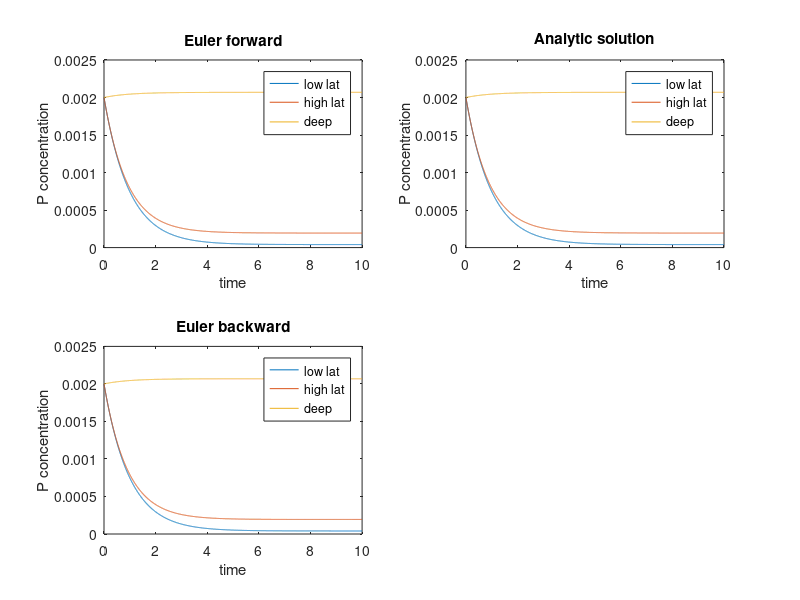

MATLAB code to generate this figure:
%% week10_exercise.m 

% PO4 box model

% clean first
clear all;
close all; 

% 1. set up model parameter
H = 4000;  % full ocean depth, m
R = 6.3e6; % radius of the Earth, m
Area = 4*pi*R^2*0.8; % total surface area, m2
fL = 0.8;  % fraction of low lat ocean
V(1) = Area*fL*100; % surface low lat ocean vol, m3
V(2) = Area*(1-fL)*300; % surface high lat ocean vol, m3
V(3) = Area*H-V(1)-V(2); % deep ocean vol, m3; 
C = 20*1e6;  % circulation rate (m3/s);
M = 80*1e6;  % mixing rate, (m3/s);
lam = 1/(60*60*24*365); % biological P consumption rate, 1/s

% 2. set up model matrix
A = [ -(C+lam*V(1))/V(1)       0              C/V(1); ... % first row 
          C/V(2)        -(C+M+lam*V(2))/V(2)  M/V(2); ... % second row 
          lam*V(1)/V(3)  (C+M+lam*V(2))/V(3)  -(C+M)/V(3)]; % third row

% 3. set initial condition & time step
dt = 60*60*24;  % one day timestep
N = 365*10;     % 10 year integration
X = zeros(3,N); % preparing the solution storage
Xa= zeros(3,N); % preparing the analytic solution storage
Xb= zeros(3,N); % preparing the Euler backward storage
X(:,1) = [2e-3; 2e-3; 2e-3]; % initial P conc. = uniform 2 mmolP/m3
Xa(:,1)= X(:,1); % initial cond for analytic sol.
Xb(:,1)= X(:,1); % initial cond for euler backward sol.
time=0:dt:(N-1)*dt; % set up time array

% 4. execute numerical integration
G = eye(3,3) + dt*A; % Euler forward
H = inv(eye(3,3) - dt*A); % Euler backward

for n=1:(N-1)
    X(:,n+1) = G*X(:,n); % Euler step forward
    Xb(:,n+1) = H*Xb(:,n); % Euler backward 
    Xa(:,n+1)= expm(A*time(n+1))*Xa(:,1); % analytic solution
end

% 5. plot the result
figure(1);
year = time/(60*60*24*365);

subplot(2,2,1); 
plot(year,X);
xlabel('time');
ylabel('P concentration');
legend({'low lat' 'high lat' 'deep'});
title('Euler forward');

subplot(2,2,2); 
plot(year,Xa);
xlabel('time');
ylabel('P concentration');
legend({'low lat' 'high lat' 'deep'});
title('Analytic solution');

subplot(2,2,3); 
plot(year,Xb);
xlabel('time');
ylabel('P concentration');
legend({'low lat' 'high lat' 'deep'});
title('Euler backward');








      
      
